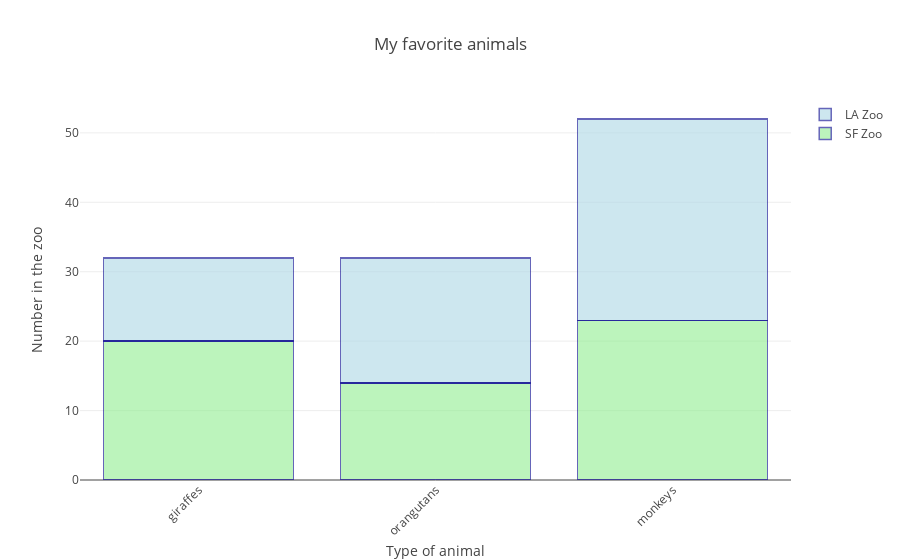

The notebook cell saved with this chart:
### Code cell
# Stacked bar chart
trace1 = go.Bar(
    x=['giraffes', 'orangutans', 'monkeys'],
    y=[20, 14, 23],
    name='SF Zoo',
    textposition = 'auto',
    marker=dict(
        color='lightgreen',
        line=dict(
            color='darkblue',
            width=1.5),
        ),
    opacity=0.6
)
trace2 = go.Bar(
    x=['giraffes', 'orangutans', 'monkeys'],
    y=[12, 18, 29],
    name='LA Zoo',
    textposition = 'auto',
    marker=dict(
        color='lightblue',
        line=dict(
            color='darkblue',
            width=1.5),
        ),
    opacity=0.6
)

data = [trace1, trace2]
layout = go.Layout(
    barmode='stack',
    title = 'My favorite animals', # Graph title
    xaxis = dict(title = 'Type of animal', tickangle=-45), # x-axis label
    yaxis = dict(title = 'Number in the zoo'), # y-axis label
)

fig = go.Figure(data=data, layout=layout)
iplot(fig)

### Figure 1 — Plotly figure (JSON) as saved in the notebook; plotly's stock layout.template omitted (floating-point values rounded to 4 significant figures)
{"data": [{"marker": {"color": "lightgreen", "line": {"color": "darkblue", "width": 1.5}}, "name": "SF Zoo", "opacity": 0.6, "textposition": "auto", "type": "bar", "x": ["giraffes", "orangutans", "monkeys"], "y": [20, 14, 23]}, {"marker": {"color": "lightblue", "line": {"color": "darkblue", "width": 1.5}}, "name": "LA Zoo", "opacity": 0.6, "textposition": "auto", "type": "bar", "x": ["giraffes", "orangutans", "monkeys"], "y": [12, 18, 29]}], "layout": {"barmode": "stack", "title": "My favorite animals", "xaxis": {"tickangle": -45, "title": "Type of animal"}, "yaxis": {"title": "Number in the zoo"}}}
